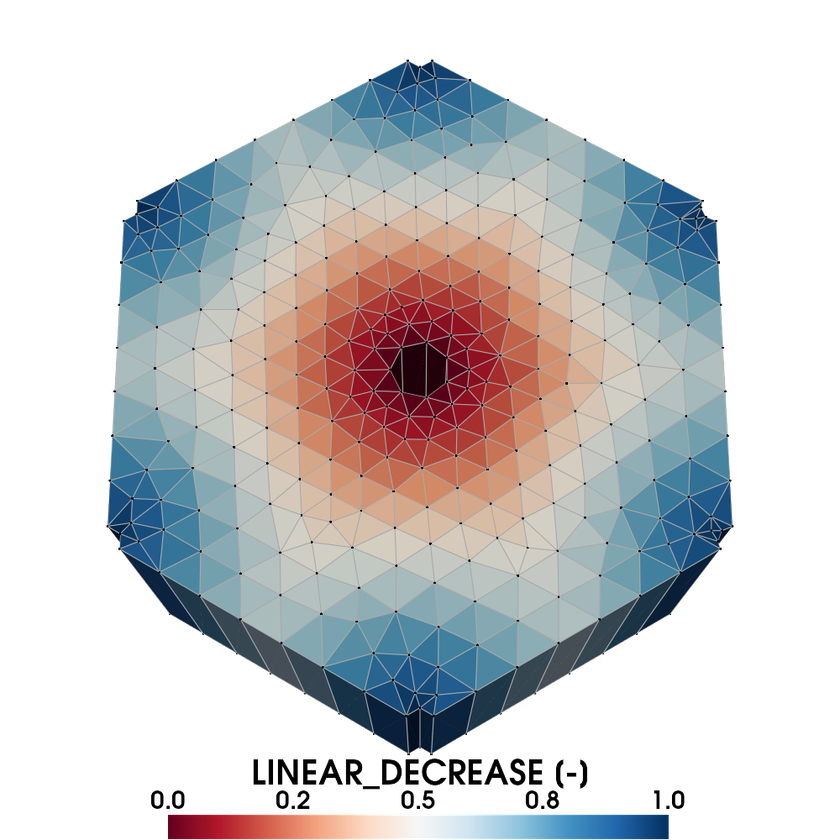
#> input picture data/images/mesh_zonation.png, 840 x 840 px, shrunk from 1000 x 1000 before the run, found by its file name
$ python image_annotation.py
#> lines starting #> are read from the running program, lines starting #| are printed output that depends on the picture
### src/porous_media/visualization/image_annotation.py
"""Annotate images with text."""

from pathlib import Path

from PIL import Image, ImageDraw, ImageFont

from porous_media.console import console


def annotate_image_text(
    image_in_path: Path,
    image_out_path: Path,
    text: str,
    xy: tuple[int, int] = (10, 10),
    *,
    font_path: Path | None = None,
    font_size: int = 40,
) -> None:
    """Annotate an image with a portable default font or an explicit TrueType font."""
#> called with text = 'time = 123.2 [min]', xy = (10, 10), font_size = 40
    if font_size <= 0:
        raise ValueError("font_size must be positive")
    console.print(f"Annotate: {image_in_path}")

    font = (
        ImageFont.load_default(size=font_size)
        if font_path is None
        else ImageFont.truetype(str(font_path), font_size)
    )
    with Image.open(image_in_path) as image:
#> image is the input picture: PIL image 840x840 RGBA; mean R, G, B, A 72.7, 72.3, 73.6, 123.8
        draw = ImageDraw.Draw(image)
        draw.text(xy, text, fill="#000000", font=font)
        image_out_path.parent.mkdir(parents=True, exist_ok=True)
        image.save(image_out_path, "PNG")
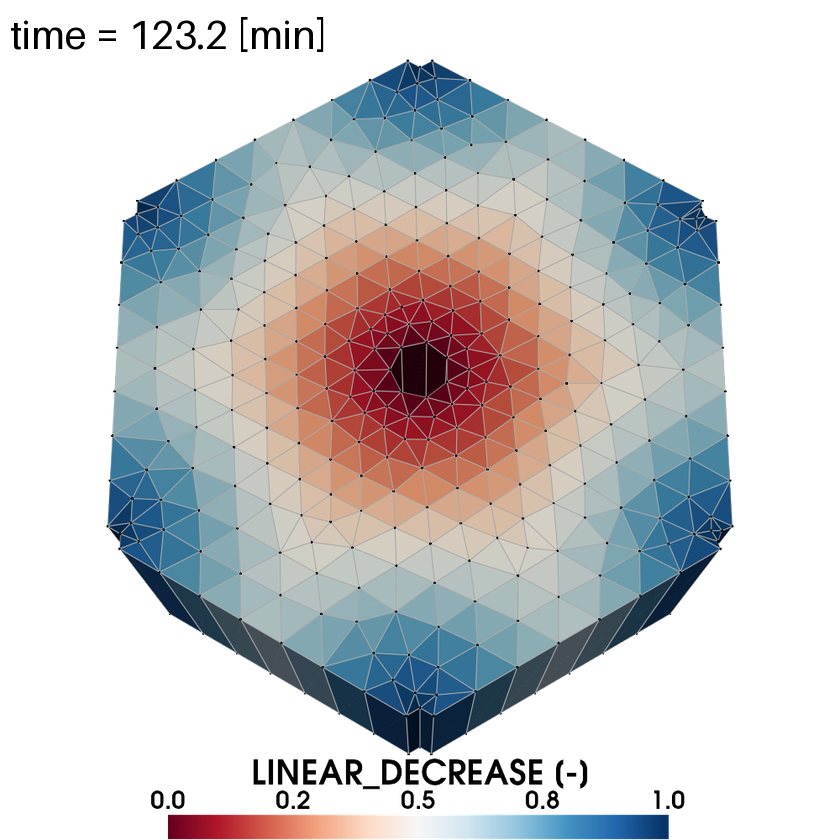
#> saved as mesh_zonation_annotated.png: PIL image 840x840 RGBA; mean R, G, B, A 72.7, 72.3, 73.6, 124.6; transparent parts drawn white
    console.print(f"Annotated image: file://{image_out_path}")

### research/examples/image_annotation.py
"""Archived example; configure research paths before running."""

from pathlib import Path

from porous_media import RESOURCES_DIR
from porous_media.visualization.image_annotation import annotate_image_text
from research import RESULTS_DIR

if __name__ == "__main__":
    image_in: Path = RESOURCES_DIR / "images" / "mesh_zonation.png"
    image_out: Path = RESULTS_DIR / "mesh_zonation_annotated.png"

    annotate_image_text(
        image_in_path=image_in, image_out_path=image_out, text="time = 123.2 [min]"
    )

$ run again, with src/pm/simliva/raw_iri/ADP/t2793.png copied over data/images/mesh_zonation.png
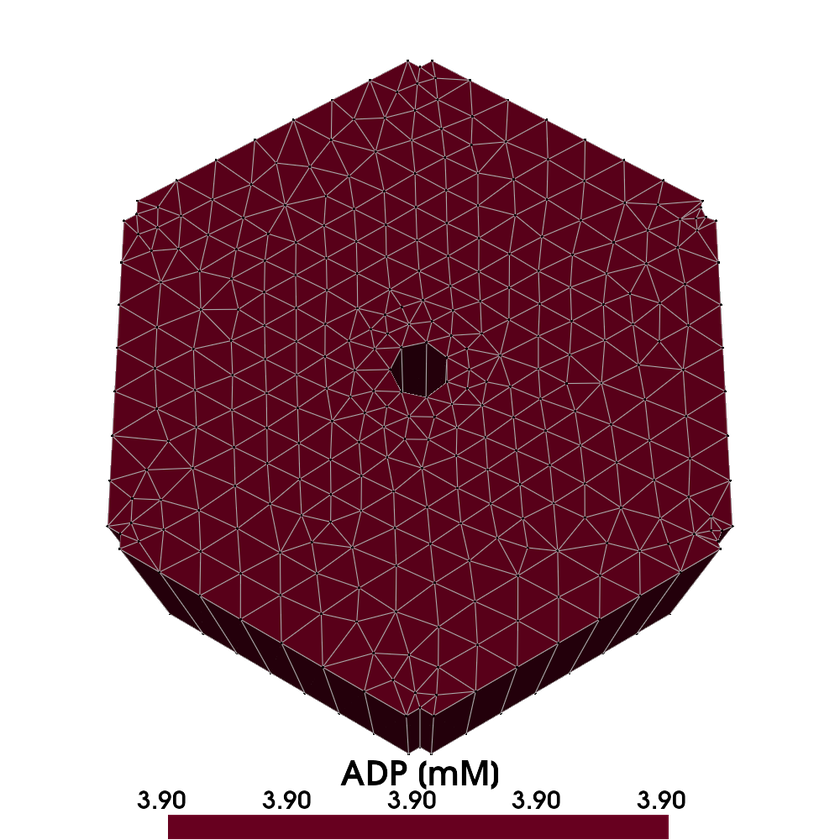
#> input picture src/pm/simliva/raw_iri/ADP/t2793.png, 840 x 840 px, shrunk from 1000 x 1000 before the run, found by its file name
#> in annotate_image_text, image is the input picture: PIL image 840x840 RGBA; mean R, G, B, A 45.2, 8.2, 18.4, 123.3
#> in annotate_image_text, `image.save(image_out_path, "PNG")`:
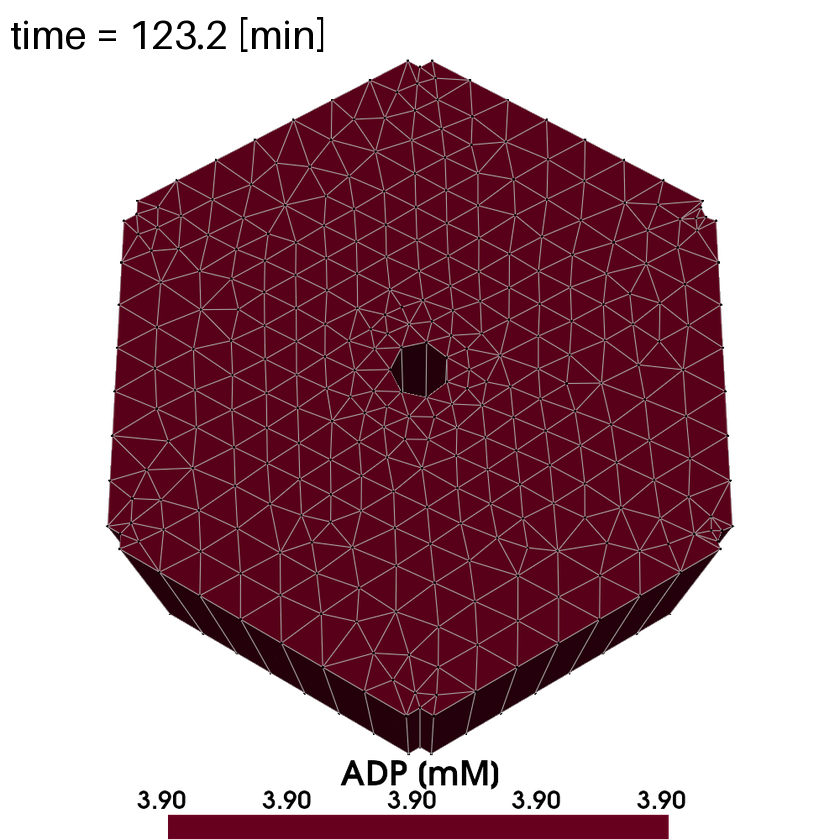
#> saved as mesh_zonation_annotated.png: PIL image 840x840 RGBA; mean R, G, B, A 45.2, 8.2, 18.4, 124.1; transparent parts drawn white
